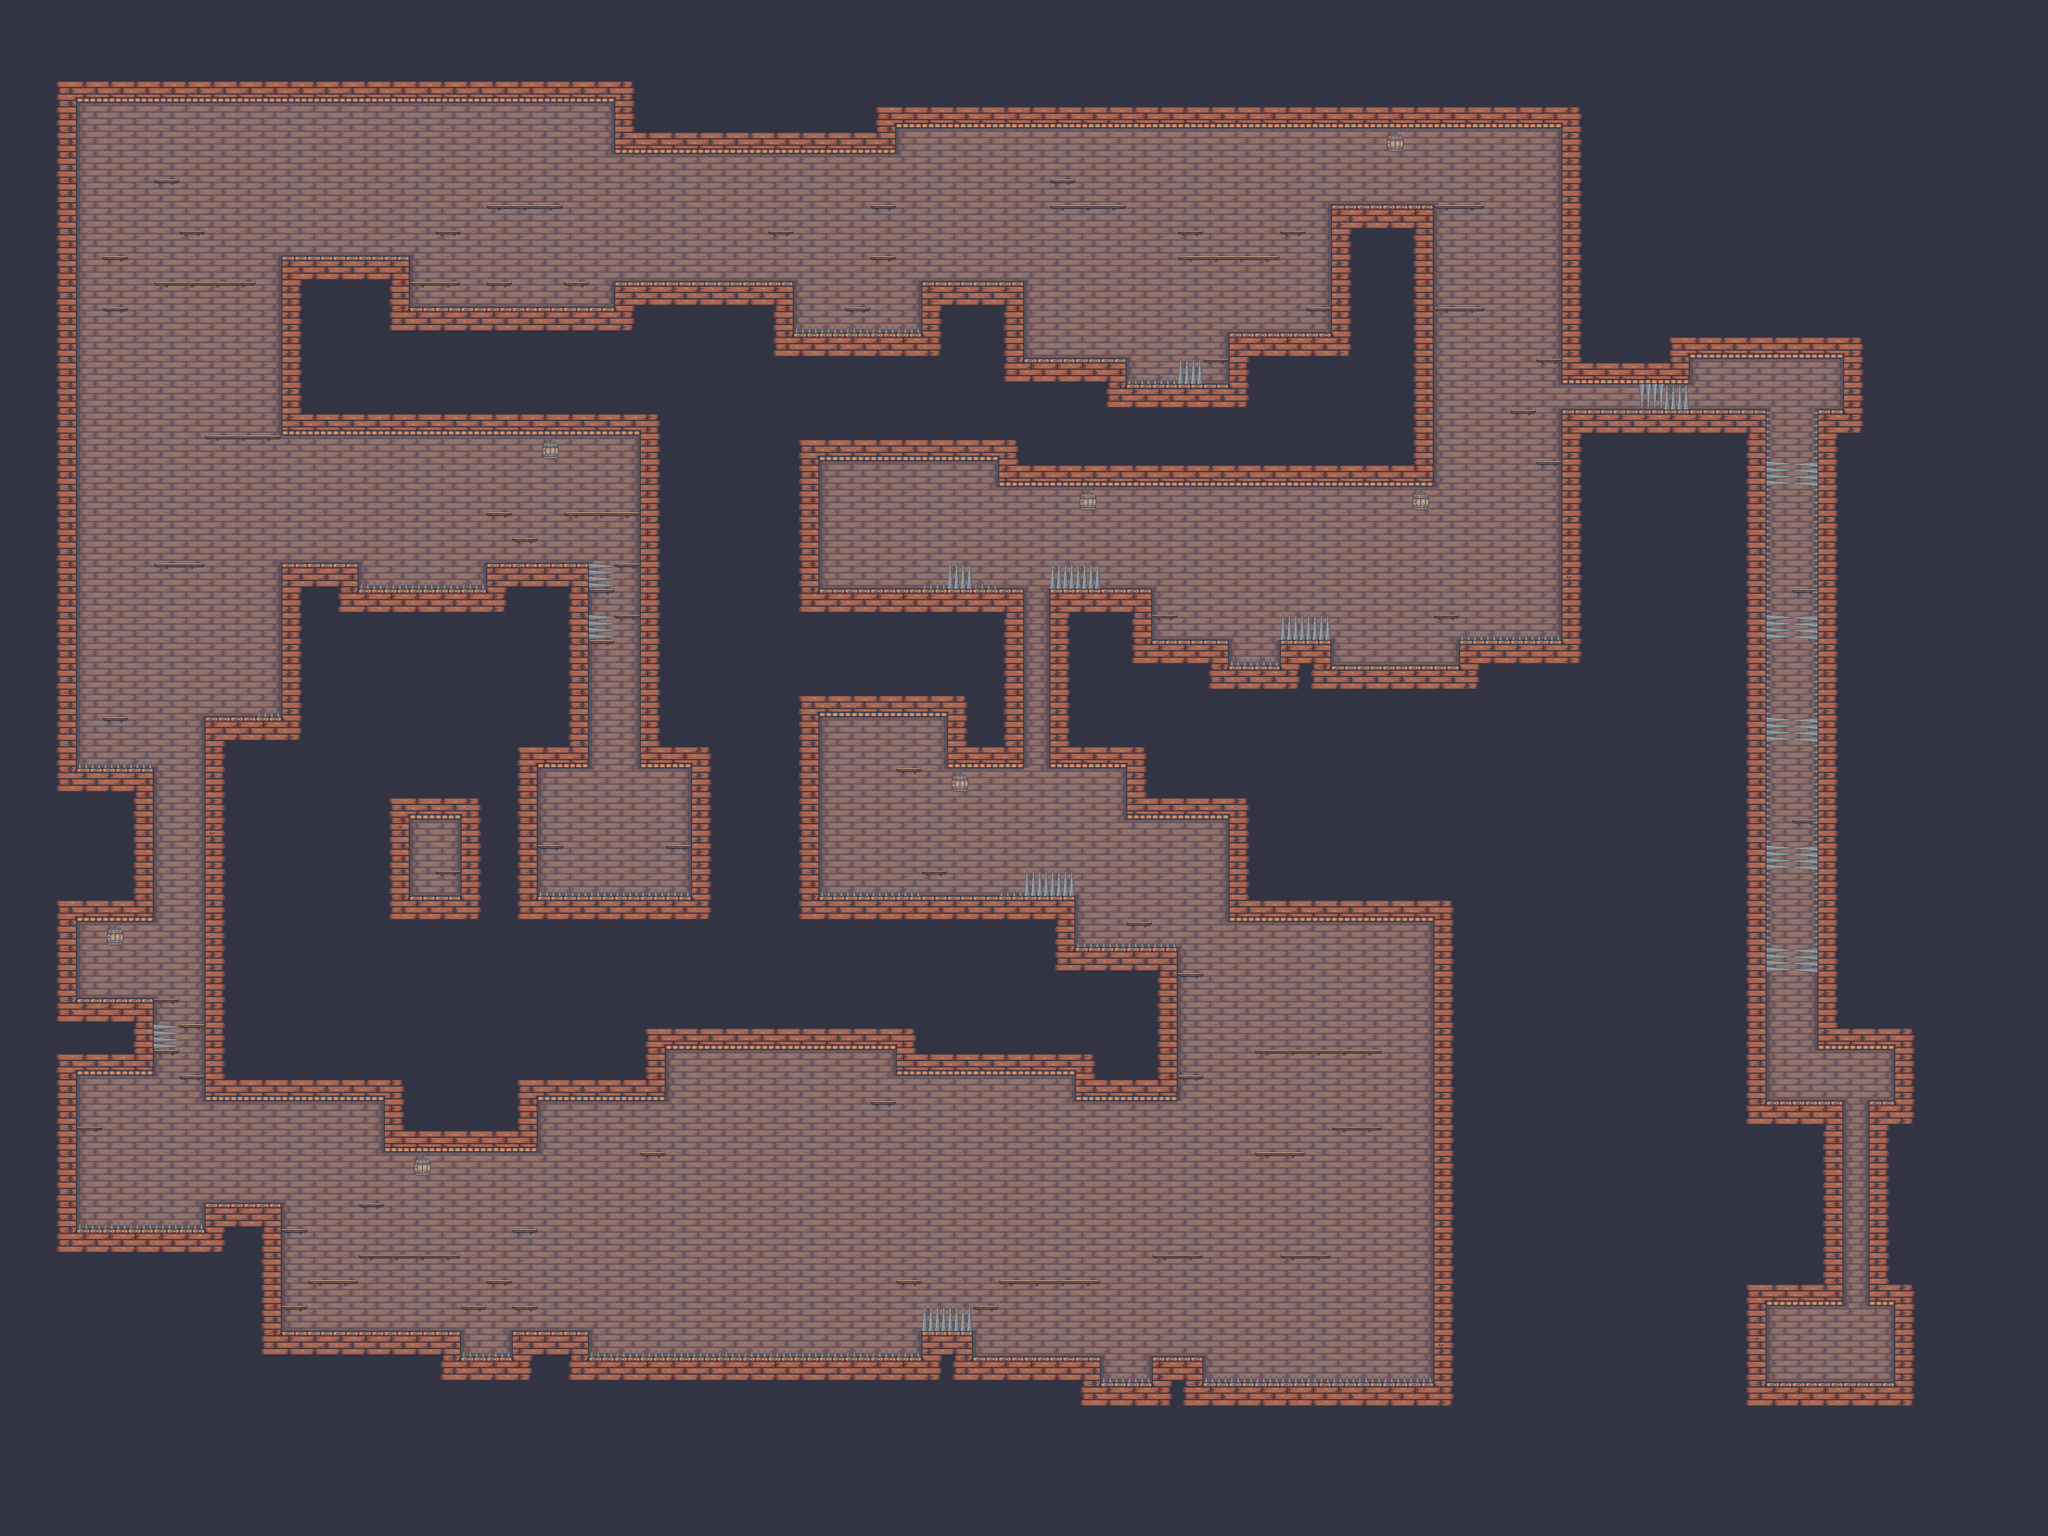

A 2D game scene composited from a Tiled map and its tileset images. What follows is a short description and the map's XML, with each tile layer's data collapsed to a summary:
An orthogonal 80x60 tile map with 64x64 px tiles, 4 tile layers (ground, platforms, hidden_passage, traps), 2 tilesets and 72 objects.

<map version="1.9" tiledversion="1.9.2" orientation="orthogonal" renderorder="right-down" width="80" height="60" tilewidth="64" tileheight="64" infinite="0" nextlayerid="40" nextobjectid="435">
 <editorsettings>
  <export target="level2.json" format="json" />
 </editorsettings>
 <tileset firstgid="1" source="tileset.tsx" />
 <tileset firstgid="61" source="objects.tsx" />
 <layer id="1" name="ground" width="80" height="60">
  <data>[4800 cells, 4776 non-empty, 32 distinct tile ids]</data>
 </layer>
 <layer id="3" name="platforms" width="80" height="60">
  <data>[4800 cells, 105 non-empty, 4 distinct tile ids]</data>
 </layer>
 <layer id="35" name="hidden_passage" width="80" height="60">
  <data>[4800 cells, 24 non-empty, 3 distinct tile ids]</data>
 </layer>
 <layer id="37" name="traps" width="80" height="60">
  <data>[4800 cells, 136 non-empty, 8 distinct tile ids]</data>
 </layer>
 <objectgroup id="6" name="doors">
  <object id="397" gid="66" x="1792" y="704" width="78" height="96">
   <properties>
    <property name="id" type="int" value="1" />
   </properties>
  </object>
  <object id="398" gid="66" x="2112" y="1472" width="78" height="96">
   <properties>
    <property name="id" type="int" value="3" />
   </properties>
  </object>
 </objectgroup>
 <objectgroup id="39" name="collectibles">
  <object id="399" gid="69" x="384" y="448" width="64" height="64" />
  <object id="400" gid="69" x="256" y="1792" width="64" height="64" />
  <object id="401" gid="67" x="1024" y="2240" width="64" height="64" />
  <object id="402" gid="67" x="2176" y="2752" width="64" height="64" />
  <object id="403" gid="69" x="2240" y="1920" width="64" height="64" />
  <object id="404" gid="69" x="2624" y="448" width="64" height="64" />
  <object id="405" gid="69" x="1664" y="2112" width="64" height="64" />
  <object id="406" gid="68" x="1344" y="2112" width="64" height="64" />
  <object id="433" gid="69" x="192" y="2816" width="64" height="64" />
  <object id="434" gid="67" x="4672" y="2752" width="64" height="64" />
 </objectgroup>
 <objectgroup id="26" name="enemies">
  <object id="407" gid="61" x="1152" y="768" width="63" height="67" />
  <object id="408" gid="63" x="960" y="640" width="62" height="46" />
  <object id="409" gid="65" x="832" y="640" width="64" height="68" />
  <object id="410" gid="61" x="448" y="704" width="63" height="67" />
  <object id="411" gid="63" x="640" y="1088" width="62" height="46" />
  <object id="412" gid="63" x="832" y="1408" width="62" height="46" />
  <object id="413" gid="62" x="1344" y="1408" width="77" height="74" />
  <object id="414" gid="64" x="1472" y="1280" width="80" height="72" />
  <object id="415" gid="65" x="320" y="2496" width="64" height="68" />
  <object id="416" gid="63" x="896" y="3008" width="62" height="46" />
  <object id="417" gid="64" x="960" y="3136" width="80" height="72" />
  <object id="418" gid="61" x="896" y="3328" width="63" height="67" />
  <object id="419" gid="65" x="2944" y="3136" width="64" height="68" />
  <object id="420" gid="65" x="2624" y="3200" width="64" height="68" />
  <object id="421" gid="62" x="2560" y="3392" width="77" height="74" />
  <object id="422" gid="64" x="3264" y="2624" width="80" height="72" />
  <object id="423" gid="2147483711" x="2816" y="1472" width="62" height="46" />
  <object id="424" gid="61" x="3456" y="1664" width="63" height="67" />
  <object id="425" gid="63" x="3840" y="1152" width="62" height="46" />
  <object id="426" gid="63" x="3840" y="896" width="62" height="46" />
  <object id="427" gid="64" x="3648" y="768" width="80" height="72" />
  <object id="428" gid="64" x="3072" y="640" width="80" height="72" />
  <object id="429" gid="63" x="3264" y="832" width="62" height="46" />
  <object id="430" gid="65" x="2624" y="896" width="64" height="68" />
  <object id="431" gid="62" x="2432" y="704" width="77" height="74" />
 </objectgroup>
 <objectgroup id="30" name="moving_platforms">
  <object id="243" gid="30" x="2624" y="832" width="64" height="64">
   <properties>
    <property name="distance" type="int" value="3" />
   </properties>
  </object>
  <object id="251" gid="30" x="3712" y="576" width="64" height="64">
   <properties>
    <property name="axis" value="y" />
    <property name="distance" type="int" value="3" />
   </properties>
  </object>
  <object id="252" gid="30" x="3712" y="896" width="64" height="64">
   <properties>
    <property name="axis" value="y" />
    <property name="distance" type="int" value="7" />
   </properties>
  </object>
  <object id="263" gid="30" x="3456" y="1536" width="64" height="64">
   <properties>
    <property name="distance" type="int" value="-3" />
   </properties>
  </object>
  <object id="272" gid="30" x="2560" y="1536" width="64" height="64">
   <properties>
    <property name="axis" value="y" />
    <property name="distance" type="int" value="11" />
   </properties>
  </object>
  <object id="290" gid="30" x="2688" y="2304" width="64" height="64">
   <properties>
    <property name="distance" type="int" value="5" />
   </properties>
  </object>
  <object id="291" gid="30" x="3008" y="2368" width="64" height="64">
   <properties>
    <property name="axis" value="y" />
    <property name="distance" type="int" value="5" />
   </properties>
  </object>
  <object id="297" gid="30" x="3392" y="3072" width="64" height="64">
   <properties>
    <property name="axis" value="y" />
    <property name="distance" type="int" value="2" />
   </properties>
  </object>
  <object id="326" gid="30" x="2176" y="3264" width="64" height="64">
   <properties>
    <property name="distance" type="int" value="-3" />
   </properties>
  </object>
  <object id="327" gid="30" x="1728" y="3264" width="64" height="64">
   <properties>
    <property name="distance" type="int" value="3" />
   </properties>
  </object>
  <object id="328" gid="30" x="1664" y="3264" width="64" height="64">
   <properties>
    <property name="distance" type="int" value="-3" />
   </properties>
  </object>
  <object id="329" gid="30" x="1472" y="3200" width="64" height="64">
   <properties>
    <property name="axis" value="y" />
    <property name="distance" type="int" value="-4" />
   </properties>
  </object>
  <object id="337" gid="30" x="3008" y="3456" width="64" height="64">
   <properties>
    <property name="distance" type="int" value="8" />
   </properties>
  </object>
  <object id="356" gid="30" x="320" y="896" width="64" height="64">
   <properties>
    <property name="axis" value="y" />
    <property name="distance" type="int" value="4" />
   </properties>
  </object>
  <object id="358" gid="30" x="448" y="1216" width="64" height="64">
   <properties>
    <property name="axis" value="y" />
    <property name="distance" type="int" value="3" />
   </properties>
  </object>
  <object id="359" gid="30" x="512" y="1536" width="64" height="64">
   <properties>
    <property name="axis" value="y" />
    <property name="distance" type="int" value="4" />
   </properties>
  </object>
  <object id="364" gid="30" x="448" y="1920" width="64" height="64">
   <properties>
    <property name="axis" value="y" />
    <property name="distance" type="int" value="9" />
   </properties>
  </object>
  <object id="365" gid="30" x="384" y="2816" width="64" height="64">
   <properties>
    <property name="axis" value="y" />
    <property name="distance" type="int" value="4" />
   </properties>
  </object>
  <object id="385" gid="30" x="1536" y="1728" width="64" height="64">
   <properties>
    <property name="axis" value="y" />
    <property name="distance" type="int" value="8" />
   </properties>
  </object>
  <object id="390" gid="30" x="896" y="1472" width="64" height="64">
   <properties>
    <property name="distance" type="int" value="4" />
   </properties>
  </object>
 </objectgroup>
 <objectgroup id="34" name="fading_platforms">
  <!-- 15 objects omitted --></objectgroup>
</map>
<!-- 15 of 72 objects omitted -->
